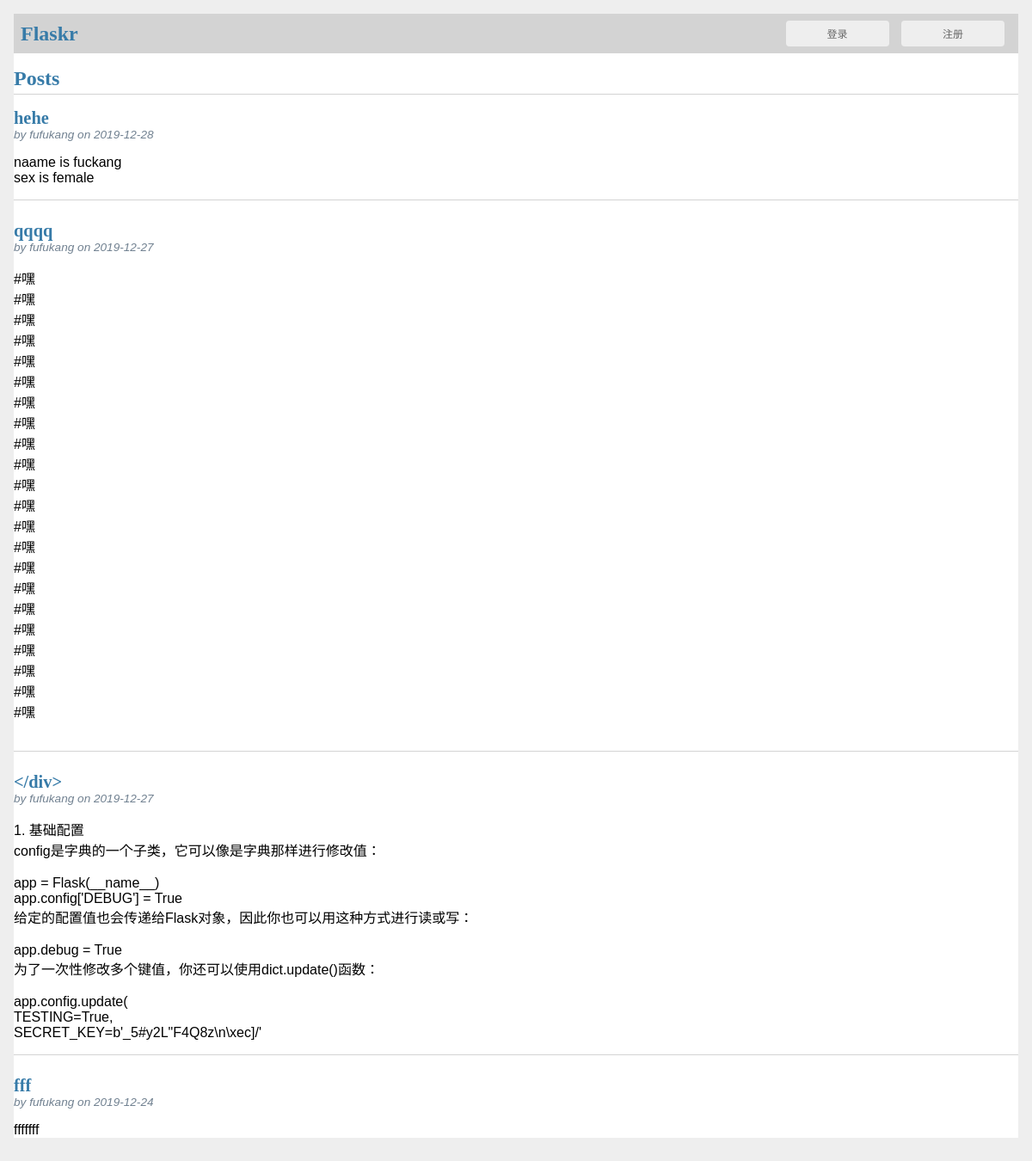
The page / on the database its author committed.
### tables this page shows
CREATE TABLE post (
  id INTEGER PRIMARY KEY AUTOINCREMENT,
  author_id INTEGER NOT NULL,
  created TIMESTAMP NOT NULL DEFAULT CURRENT_TIMESTAMP,
  title TEXT NOT NULL,
  body TEXT NOT NULL,
  FOREIGN KEY (author_id) REFERENCES user (id)
);

CREATE TABLE user (
  id INTEGER PRIMARY KEY AUTOINCREMENT,
  username TEXT UNIQUE NOT NULL,
  password TEXT NOT NULL
);

### flaskr/blog.py (the view)
@bp.route('/')
def index():
    db = get_db()
    posts = db.execute(
        'SELECT p.id, title, body, created, author_id, username'
        ' FROM post p JOIN user u ON p.author_id = u.id'
        ' ORDER BY created DESC'
    ).fetchall()
    return render_template('blog/index.html', posts=posts)

### flaskr/auth.py (called while the page is built)
@bp.before_app_request
def load_logged_in_user():
    user_id = session.get('user_id')
    if user_id is None:
        g.user = None
    else:
        g.user = get_db().execute(
            'SELECT * FROM user WHERE id = ?', (user_id,)
        ).fetchone()

### flaskr/db.py (called while the page is built)
def get_db():
    if 'db' not in g:
        g.db = sqlite3.connect(
            current_app.config['DATABASE'],
            detect_types=sqlite3.PARSE_DECLTYPES
        )
        g.db.row_factory = sqlite3.Row
    return g.db

### flaskr/templates/blog/index.html (shortened to what this page needs)
{% extends 'base.html' %}
{% block header %}
  <h1>{% block title %}Posts{% endblock %}</h1>
{% endblock %}
{% block content %}
  {% for post in posts %}
    <article class="post">
      <header>
        <div>
          <h1>{{ post['title'] }}</h1>
          <div class="about">by {{ post['username'] }} on {{ post['created'].strftime('%Y-%m-%d') }}</div>
        </div>
      </header>
      <p class="body">{{ post['body'] }}</p>
    </article>
    {% if not loop.last %}
      <hr>
    {% endif %}
  {% endfor %}
{% endblock %}

### flaskr/templates/base.html (shortened to what this page needs)
<!doctype html>
<link rel="stylesheet" href="{{ url_for('static', filename='css/style.css') }}">
<link rel="stylesheet" href="{{ url_for('static', filename='css/buttons.css') }}">
<nav>
    <h1>Flaskr</h1>
    <ul>
        {% if g.user %}
            <li><span>你好，{{ g.user['username'] }}
                <input type="button" value="注销" class="button button-rounded button-small" style="margin-left:10px"
                       onClick="location.href='{{ url_for('auth.logout') }}'"></span>
                {% else %}
            <li><span>
            <input type="button" value="登录" class="button button-rounded button-small" style="margin-left:10px"
                   onclick="ShowLogin()">
            <input type="button" value="注册" class="button button-rounded button-small" style="margin-left:10px"
                   onclick="ShowReg()"></span>
        {% endif %}
    </ul>
</nav>
<section class="content">
    <header>
        {% block header %}
        {% endblock %}
    </header>
    {% block content %}{% endblock %}
</section>

### flaskr/static/css/style.css (style rules this page uses)
h1 { font-family: serif; color: #377ba8; margin: 1rem 0; }
hr { border: none; border-top: 1px solid lightgray; }
nav { background: lightgray; display: flex; align-items: center; padding: 0 0.5rem; }
nav h1 { flex: auto; margin: 0; }
nav ul { display: flex; list-style: none; margin: 0; padding: 0; }
nav ul li a, nav ul li span, header .action { display: block; padding: 0.5rem; }
.content > header { border-bottom: 1px solid lightgray; display: flex; align-items: flex-end; }
.content > header h1 { flex: auto; margin: 1rem 0 0.25rem 0; }
.post > header { display: flex; align-items: flex-end; font-size: 0.85em; }
.post > header > div:first-of-type { flex: auto; }
.post > header h1 { font-size: 1.5em; margin-bottom: 0; }
.post .about { color: slategray; font-style: italic; }
.post .body { white-space: pre-line; }
.content:last-child { margin-bottom: 0; }
input[type=button] { align-self: start; width: 10em; }

### rows shown on the page
post: title "hehe", username "fufukang", created "2019-12-28", body "naame is fuckang sex is female"
post: title "qqqq", username "fufukang", created "2019-12-27", body "#嘿 #嘿 #嘿 #嘿 #嘿 #嘿 #嘿 #嘿 #嘿 #嘿 #嘿 #嘿 #嘿 #嘿 #嘿 #嘿 #嘿 #嘿 #嘿 #嘿 #嘿 #嘿"
post: title "</div>", username "fufukang", created "2019-12-27", body "1. 基础配置 config是字典的一个子类，它可以像是字典那样进行修改值： app = Flask(__name__) app.config['DEBUG'] = True 给定的配置值也会传递给Flask对象，因此你也可以用这种方式进行读或写： app.debug = True 为了一次性修改多个键值，你还可以使用dict.update()函数： app.config.update( TESTING=True, SECRET_KEY=b'_5#y2L\"F4Q8z\\n\\xec]/'"
post: title "fff", username "fufukang", created "2019-12-24", body "fffffff"
